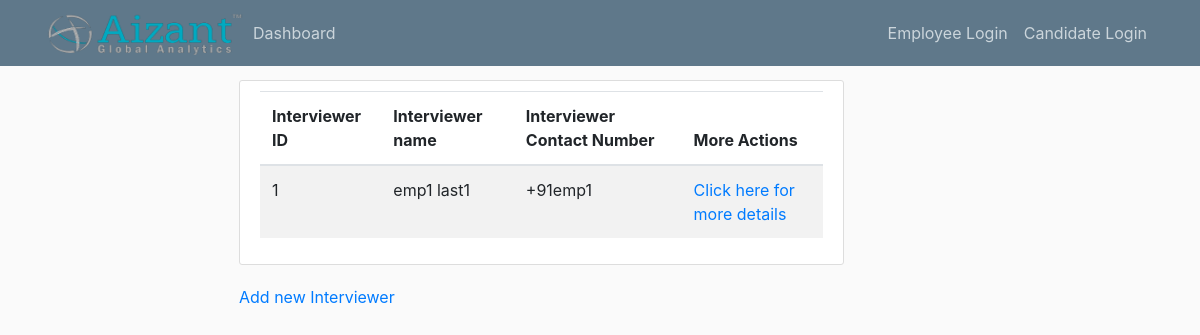
The app's page /interviewer/all, older data.
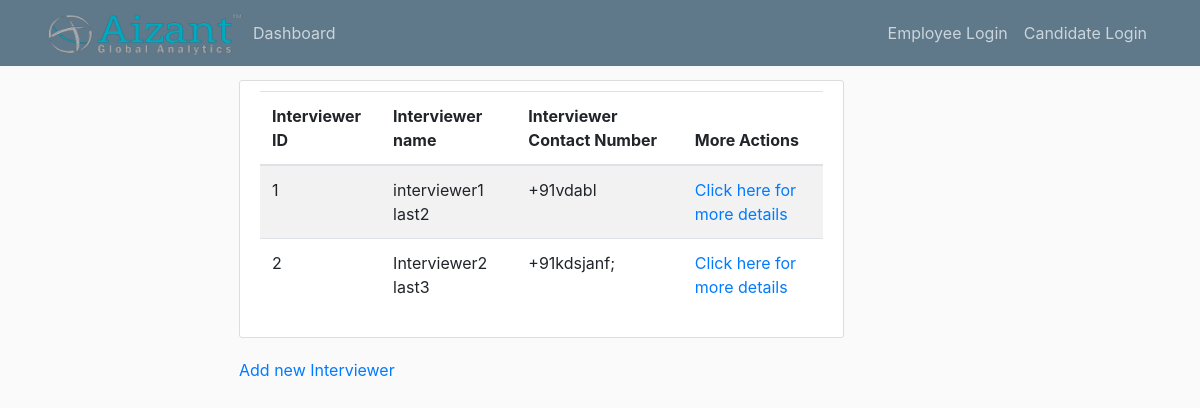
The same page, newer data.
### app/models.py (models this page shows, shortened)
class Interviewer(db.Model):
    id = db.Column(db.Integer, primary_key=True)
    employee_id = db.Column(db.Integer, db.ForeignKey('employee.id'))  # one to one with employee
    interviews = db.relationship('Interview', backref='interviewer')  # one to many relation with interview

class Employee(db.Model, UserMixin):
    id = db.Column(db.Integer, primary_key=True)
    first_name = db.Column(db.String(30))
    last_name = db.Column(db.String(30))
    contact_number = db.Column(db.String(10))
    email = db.Column(db.String(100), unique=True)
    password = db.Column(db.String(255))
    position = db.Column(db.String(20))
    role = db.Column(db.String(20))
    recruiter = db.relationship('Recruiter', backref='employee', uselist=False)
    interviewer = db.relationship('Interviewer', backref='employee', uselist=False)
    manager = db.relationship('Manager', backref='employee', uselist=False)

### app/routes.py (the view)
@app.route('/interviewer/all')
def view_all_interviewers():
    interviewers = Interviewer.query.all()
    metadata = {}
    for interviewer in interviewers:
        emp = Employee.query.filter_by(id=interviewer.employee_id).first()
        metadata[interviewer] = emp
    return render_template('view_interviewer_list.html', interviewers=interviewers, metadata=metadata)

### app/templates/view_interviewer_list.html
{% extends 'layout.html' %}
{% block content %}
    <div class="content-section">
        <table class="table table-striped">
            <thead>
                <tr>
                    <th scope="col">Interviewer ID</th>
                    <th scope="col">Interviewer name</th>
                    <th scope="col">Interviewer Contact Number</th>
                    <th scope="col">More Actions</th>
                </tr>
            </thead>
            <tbody>
                {% for interviewer in interviewers %}
                    <tr>
                        <td>{{ interviewer.id }}</td>
                        <td>{{ metadata[interviewer].first_name + ' ' + metadata[interviewer].last_name }}</td>
                        <td>{{ metadata[interviewer].contact_number }}</td>
                        <td><a href="#">Click here for more details</a> </td>
                    </tr>
                {% endfor %}
            </tbody>
        </table>
    </div>
    <p><a href="{{ url_for('create_new_interviewer') }}">Add new Interviewer</a> </p>
{% endblock %}

### app/templates/layout.html (shortened to what this page needs)
<!DOCTYPE html>
<html lang="en">
<head>
    <link rel="stylesheet" href="https://stackpath.bootstrapcdn.com/bootstrap/4.3.1/css/bootstrap.min.css">
    <link rel="stylesheet" type="text/css" href="{{ url_for('static', filename='main.css') }}">
</head>
<body>
<header class="site-header">
    <nav class="navbar navbar-expand-md navbar-dark bg-steel fixed-top">
        <div class="container">
            <img id="logo" src="{{ url_for('static', filename='aizant-logo-text.png') }}">
            <div class="collapse navbar-collapse" id="navbarToggle">
                <div class="navbar-nav mr-auto">
                    <a class="nav-item nav-link">Dashboard</a>
                </div>
                <div class="navbar-nav">
                    {% if current_user.is_authenticated %}
                        <a class="nav-item nav-link" href="{{ url_for('update_info') }}">Account</a>
                        <a class="nav-item nav-link" href="{{ url_for('logout') }}">Logout</a>
                    {% else %}
                        <a class="nav-item nav-link" href="{{ url_for('login') }}">Employee Login</a>
                        <a class="nav-item nav-link" href="{{ url_for('candidateLogin') }}">Candidate Login</a>
                    {% endif %}
                </div>
            </div>
        </div>
    </nav>
</header>
<div class="container-fluid">
    <div class="row">
        <main role="main" class="col-md-9 ml-sm-auto col-lg-10 px-4">
            <div class="col-md-8">
                {% block content %}{% endblock %}
            </div>
        </main>
    </div>
</div>
</body>
</html>

### app/static/main.css (style rules this page uses)
body { background: #fafafa; color: #333333; margin-top: 5rem; }
.bg-steel { background-color: #5f788a; }
.site-header .navbar-nav .nav-link { color: #cbd5db; }
.content-section { background: #ffffff; padding: 10px 20px; border: 1px solid #dddddd; border-radius: 3px; margin-bottom: 20px; }
#logo { height: 50px; width: 200px; }

Row changes from the older to the newer data that the page shows:
no longer on this page (row edited): Employee: first_name+last_name "emp1 last1", contact_number "+91emp1"
now on this page (row edited): Employee: first_name+last_name "interviewer1 last2", contact_number "+91vdabl"
added Interviewer: id "2"
added Employee: first_name+last_name "Interviewer2 last3", contact_number "+91kdsjanf;"
